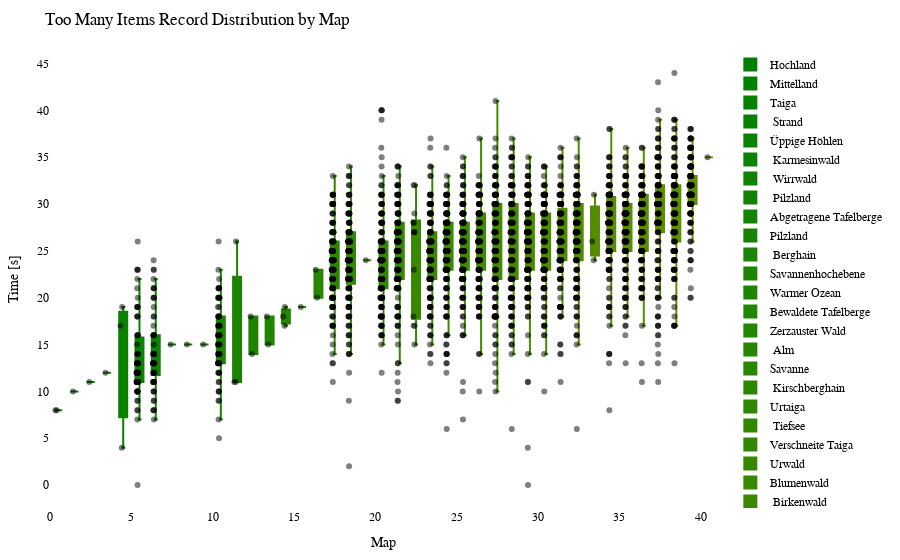

Write notebook code for a chart like this one.
### Code cell
import plotly.graph_objects as go
import plotly.io as pio

df = getRecordsDataframe(minigame="Sammelwahn")

# sort df columns by mean value 
df = df.reindex(df.mean().sort_values().index, axis=1)

# drop sum column
df = df.drop(columns=["Sum"])

# remove "Punkte" from all columns
df.columns = df.columns.str.replace('Punkte', '')

cmap = LinearSegmentedColormap.from_list("green_orange", ["green", "orange"])
colors = [to_hex(cmap(i / (num_columns - 1))) for i in range(num_columns)]

# Calculate the offset for centering the data points
num_columns = len(df.columns)
offset = 0.5

# Create a Swarm plot using Plotly
fig = go.Figure()

for i, (column, color) in enumerate(zip(df.columns, colors)):
    x_values = [i + offset] * len(df[column])  # Adjust x-values with offset for horizontal centering
    fig.add_trace(go.Box(x=x_values,
                         y=df[column],
                         name=column,
                         boxpoints='all',
                         pointpos=-0.5,  # Adjust point position to prevent overlapping
                         marker=dict(color='rgba(0,0,0,0.5)', size=6),  # Adjust marker color and size
                         line=dict(color=color),
                         fillcolor=color,
                         hovertext=df_to_html.index,
                         hoverinfo='name+text+y',
                         showlegend=True))

fig.update_layout(title="Too Many Items Record Distribution by Map",
                  xaxis=dict(title="Map"),
                  yaxis=dict(title="Time [s]"),
                  showlegend=True,
                  font=dict(family="Arial", size=12, color="black"),  # Customize font
                  plot_bgcolor="white",  # Set background color
                  margin=dict(l=50, r=50, t=50, b=50),  # Adjust margins for better layout
                  )

pio.show(fig)

pio.write_html(fig, "out/sammel_swarm_plot.html")

### Figure 1 — Plotly figure (JSON) as saved in the notebook; plotly's stock layout.template omitted (floating-point values rounded to 4 significant figures; data arrays with more than 128 entries replaced by an {"elided": "..."} marker saying what was removed)
{"data": [{"boxpoints": "all", "fillcolor": "#008000", "hoverinfo": "name+text+y", "hovertext": {"elided": "208 str values"}, "line": {"color": "#008000"}, "marker": {"color": "rgba(0,0,0,0.5)", "size": 6}, "name": "Hochland", "pointpos": -0.5, "showlegend": true, "type": "box", "x": {"elided": "194 float values"}, "y": {"elided": "194 int values"}}, {"boxpoints": "all", "fillcolor": "#028000", "hoverinfo": "name+text+y", "hovertext": {"elided": "208 str values"}, "line": {"color": "#028000"}, "marker": {"color": "rgba(0,0,0,0.5)", "size": 6}, "name": "Mittelland", "pointpos": -0.5, "showlegend": true, "type": "box", "x": {"elided": "194 float values"}, "y": {"elided": "194 int values"}}, {"boxpoints": "all", "fillcolor": "#058100", "hoverinfo": "name+text+y", "hovertext": {"elided": "208 str values"}, "line": {"color": "#058100"}, "marker": {"color": "rgba(0,0,0,0.5)", "size": 6}, "name": "Taiga", "pointpos": -0.5, "showlegend": true, "type": "box", "x": {"elided": "194 float values"}, "y": {"elided": "194 int values"}}, {"boxpoints": "all", "fillcolor": "#078100", "hoverinfo": "name+text+y", "hovertext": {"elided": "208 str values"}, "line": {"color": "#078100"}, "marker": {"color": "rgba(0,0,0,0.5)", "size": 6}, "name": " Strand", "pointpos": -0.5, "showlegend": true, "type": "box", "x": {"elided": "194 float values"}, "y": {"elided": "194 int values"}}, {"boxpoints": "all", "fillcolor": "#0a8100", "hoverinfo": "name+text+y", "hovertext": {"elided": "208 str values"}, "line": {"color": "#0a8100"}, "marker": {"color": "rgba(0,0,0,0.5)", "size": 6}, "name": "Üppige Höhlen", "pointpos": -0.5, "showlegend": true, "type": "box", "x": {"elided": "194 float values"}, "y": {"elided": "194 int values"}}, {"boxpoints": "all", "fillcolor": "#0c8200", "hoverinfo": "name+text+y", "hovertext": {"elided": "208 str values"}, "line": {"color": "#0c8200"}, "marker": {"color": "rgba(0,0,0,0.5)", "size": 6}, "name": " Karmesinwald", "pointpos": -0.5, "showlegend": true, "type": "box", "x": {"elided": "194 float values"}, "y": {"elided": "194 int values"}}, {"boxpoints": "all", "fillcolor": "#0f8200", "hoverinfo": "name+text+y", "hovertext": {"elided": "208 str values"}, "line": {"color": "#0f8200"}, "marker": {"color": "rgba(0,0,0,0.5)", "size": 6}, "name": " Wirrwald", "pointpos": -0.5, "showlegend": true, "type": "box", "x": {"elided": "194 float values"}, "y": {"elided": "194 int values"}}, {"boxpoints": "all", "fillcolor": "#118200", "hoverinfo": "name+text+y", "hovertext": {"elided": "208 str values"}, "line": {"color": "#118200"}, "marker": {"color": "rgba(0,0,0,0.5)", "size": 6}, "name": " Pilzland", "pointpos": -0.5, "showlegend": true, "type": "box", "x": {"elided": "194 float values"}, "y": {"elided": "194 int values"}}, {"boxpoints": "all", "fillcolor": "#148300", "hoverinfo": "name+text+y", "hovertext": {"elided": "208 str values"}, "line": {"color": "#148300"}, "marker": {"color": "rgba(0,0,0,0.5)", "size": 6}, "name": "Abgetragene Tafelberge", "pointpos": -0.5, "showlegend": true, "type": "box", "x": {"elided": "194 float values"}, "y": {"elided": "194 int values"}}, {"boxpoints": "all", "fillcolor": "#178300", "hoverinfo": "name+text+y", "hovertext": {"elided": "208 str values"}, "line": {"color": "#178300"}, "marker": {"color": "rgba(0,0,0,0.5)", "size": 6}, "name": "Pilzland", "pointpos": -0.5, "showlegend": true, "type": "box", "x": {"elided": "194 float values"}, "y": {"elided": "194 int values"}}, {"boxpoints": "all", "fillcolor": "#198400", "hoverinfo": "name+text+y", "hovertext": {"elided": "208 str values"}, "line": {"color": "#198400"}, "marker": {"color": "rgba(0,0,0,0.5)", "size": 6}, "name": " Berghain", "pointpos": -0.5, "showlegend": true, "type": "box", "x": {"elided": "194 float values"}, "y": {"elided": "194 int values"}}, {"boxpoints": "all", "fillcolor": "#1c8400", "hoverinfo": "name+text+y", "hovertext": {"elided": "208 str values"}, "line": {"color": "#1c8400"}, "marker": {"color": "rgba(0,0,0,0.5)", "size": 6}, "name": "Savannenhochebene", "pointpos": -0.5, "showlegend": true, "type": "box", "x": {"elided": "194 float values"}, "y": {"elided": "194 int values"}}, {"boxpoints": "all", "fillcolor": "#1e8400", "hoverinfo": "name+text+y", "hovertext": {"elided": "208 str values"}, "line": {"color": "#1e8400"}, "marker": {"color": "rgba(0,0,0,0.5)", "size": 6}, "name": "Warmer Ozean", "pointpos": -0.5, "showlegend": true, "type": "box", "x": {"elided": "194 float values"}, "y": {"elided": "194 int values"}}, {"boxpoints": "all", "fillcolor": "#218500", "hoverinfo": "name+text+y", "hovertext": {"elided": "208 str values"}, "line": {"color": "#218500"}, "marker": {"color": "rgba(0,0,0,0.5)", "size": 6}, "name": "Bewaldete Tafelberge", "pointpos": -0.5, "showlegend": true, "type": "box", "x": {"elided": "194 float values"}, "y": {"elided": "194 int values"}}, {"boxpoints": "all", "fillcolor": "#238500", "hoverinfo": "name+text+y", "hovertext": {"elided": "208 str values"}, "line": {"color": "#238500"}, "marker": {"color": "rgba(0,0,0,0.5)", "size": 6}, "name": "Zerzauster Wald", "pointpos": -0.5, "showlegend": true, "type": "box", "x": {"elided": "194 float values"}, "y": {"elided": "194 int values"}}, {"boxpoints": "all", "fillcolor": "#268600", "hoverinfo": "name+text+y", "hovertext": {"elided": "208 str values"}, "line": {"color": "#268600"}, "marker": {"color": "rgba(0,0,0,0.5)", "size": 6}, "name": " Alm", "pointpos": -0.5, "showlegend": true, "type": "box", "x": {"elided": "194 float values"}, "y": {"elided": "194 int values"}}, {"boxpoints": "all", "fillcolor": "#288600", "hoverinfo": "name+text+y", "hovertext": {"elided": "208 str values"}, "line": {"color": "#288600"}, "marker": {"color": "rgba(0,0,0,0.5)", "size": 6}, "name": "Savanne", "pointpos": -0.5, "showlegend": true, "type": "box", "x": {"elided": "194 float values"}, "y": {"elided": "194 int values"}}, {"boxpoints": "all", "fillcolor": "#2b8600", "hoverinfo": "name+text+y", "hovertext": {"elided": "208 str values"}, "line": {"color": "#2b8600"}, "marker": {"color": "rgba(0,0,0,0.5)", "size": 6}, "name": " Kirschberghain", "pointpos": -0.5, "showlegend": true, "type": "box", "x": {"elided": "194 float values"}, "y": {"elided": "194 int values"}}, {"boxpoints": "all", "fillcolor": "#2e8700", "hoverinfo": "name+text+y", "hovertext": {"elided": "208 str values"}, "line": {"color": "#2e8700"}, "marker": {"color": "rgba(0,0,0,0.5)", "size": 6}, "name": "Urtaiga", "pointpos": -0.5, "showlegend": true, "type": "box", "x": {"elided": "194 float values"}, "y": {"elided": "194 int values"}}, {"boxpoints": "all", "fillcolor": "#308700", "hoverinfo": "name+text+y", "hovertext": {"elided": "208 str values"}, "line": {"color": "#308700"}, "marker": {"color": "rgba(0,0,0,0.5)", "size": 6}, "name": " Tiefsee", "pointpos": -0.5, "showlegend": true, "type": "box", "x": {"elided": "194 float values"}, "y": {"elided": "194 int values"}}, {"boxpoints": "all", "fillcolor": "#338700", "hoverinfo": "name+text+y", "hovertext": {"elided": "208 str values"}, "line": {"color": "#338700"}, "marker": {"color": "rgba(0,0,0,0.5)", "size": 6}, "name": "Verschneite Taiga", "pointpos": -0.5, "showlegend": true, "type": "box", "x": {"elided": "194 float values"}, "y": {"elided": "194 int values"}}, {"boxpoints": "all", "fillcolor": "#358800", "hoverinfo": "name+text+y", "hovertext": {"elided": "208 str values"}, "line": {"color": "#358800"}, "marker": {"color": "rgba(0,0,0,0.5)", "size": 6}, "name": "Urwald", "pointpos": -0.5, "showlegend": true, "type": "box", "x": {"elided": "194 float values"}, "y": {"elided": "194 int values"}}, {"boxpoints": "all", "fillcolor": "#388800", "hoverinfo": "name+text+y", "hovertext": {"elided": "208 str values"}, "line": {"color": "#388800"}, "marker": {"color": "rgba(0,0,0,0.5)", "size": 6}, "name": "Blumenwald", "pointpos": -0.5, "showlegend": true, "type": "box", "x": {"elided": "194 float values"}, "y": {"elided": "194 int values"}}, {"boxpoints": "all", "fillcolor": "#3a8800", "hoverinfo": "name+text+y", "hovertext": {"elided": "208 str values"}, "line": {"color": "#3a8800"}, "marker": {"color": "rgba(0,0,0,0.5)", "size": 6}, "name": " Birkenwald", "pointpos": -0.5, "showlegend": true, "type": "box", "x": {"elided": "194 float values"}, "y": {"elided": "194 int values"}}, {"boxpoints": "all", "fillcolor": "#3d8900", "hoverinfo": "name+text+y", "hovertext": {"elided": "208 str values"}, "line": {"color": "#3d8900"}, "marker": {"color": "rgba(0,0,0,0.5)", "size": 6}, "name": " Sumpf", "pointpos": -0.5, "showlegend": true, "type": "box", "x": {"elided": "194 float values"}, "y": {"elided": "194 int values"}}, {"boxpoints": "all", "fillcolor": "#408900", "hoverinfo": "name+text+y", "hovertext": {"elided": "208 str values"}, "line": {"color": "#408900"}, "marker": {"color": "rgba(0,0,0,0.5)", "size": 6}, "name": " Bambusdschungel", "pointpos": -0.5, "showlegend": true, "type": "box", "x": {"elided": "194 float values"}, "y": {"elided": "194 int values"}}, {"boxpoints": "all", "fillcolor": "#428a00", "hoverinfo": "name+text+y", "hovertext": {"elided": "208 str values"}, "line": {"color": "#428a00"}, "marker": {"color": "rgba(0,0,0,0.5)", "size": 6}, "name": "Zerzauste Hügel", "pointpos": -0.5, "showlegend": true, "type": "box", "x": {"elided": "194 float values"}, "y": {"elided": "194 int values"}}, {"boxpoints": "all", "fillcolor": "#458a00", "hoverinfo": "name+text+y", "hovertext": {"elided": "208 str values"}, "line": {"color": "#458a00"}, "marker": {"color": "rgba(0,0,0,0.5)", "size": 6}, "name": "Verschneite Ebene", "pointpos": -0.5, "showlegend": true, "type": "box", "x": {"elided": "194 float values"}, "y": {"elided": "194 int values"}}, {"boxpoints": "all", "fillcolor": "#478a00", "hoverinfo": "name+text+y", "hovertext": {"elided": "208 str values"}, "line": {"color": "#478a00"}, "marker": {"color": "rgba(0,0,0,0.5)", "size": 6}, "name": " Taiga", "pointpos": -0.5, "showlegend": true, "type": "box", "x": {"elided": "194 float values"}, "y": {"elided": "194 int values"}}, {"boxpoints": "all", "fillcolor": "#4a8b00", "hoverinfo": "name+text+y", "hovertext": {"elided": "208 str values"}, "line": {"color": "#4a8b00"}, "marker": {"color": "rgba(0,0,0,0.5)", "size": 6}, "name": " Dschungel", "pointpos": -0.5, "showlegend": true, "type": "box", "x": {"elided": "194 float values"}, "y": {"elided": "194 int values"}}, {"boxpoints": "all", "fillcolor": "#4c8b00", "hoverinfo": "name+text+y", "hovertext": {"elided": "208 str values"}, "line": {"color": "#4c8b00"}, "marker": {"color": "rgba(0,0,0,0.5)", "size": 6}, "name": "Zerzauste Savanne", "pointpos": -0.5, "showlegend": true, "type": "box", "x": {"elided": "194 float values"}, "y": {"elided": "194 int values"}}, {"boxpoints": "all", "fillcolor": "#4f8b00", "hoverinfo": "name+text+y", "hovertext": {"elided": "208 str values"}, "line": {"color": "#4f8b00"}, "marker": {"color": "rgba(0,0,0,0.5)", "size": 6}, "name": " Wald", "pointpos": -0.5, "showlegend": true, "type": "box", "x": {"elided": "194 float values"}, "y": {"elided": "194 int values"}}, {"boxpoints": "all", "fillcolor": "#518c00", "hoverinfo": "name+text+y", "hovertext": {"elided": "208 str values"}, "line": {"color": "#518c00"}, "marker": {"color": "rgba(0,0,0,0.5)", "size": 6}, "name": " Savannenhochebene", "pointpos": -0.5, "showlegend": true, "type": "box", "x": {"elided": "194 float values"}, "y": {"elided": "194 int values"}}, {"boxpoints": "all", "fillcolor": "#548c00", "hoverinfo": "name+text+y", "hovertext": {"elided": "208 str values"}, "line": {"color": "#548c00"}, "marker": {"color": "rgba(0,0,0,0.5)", "size": 6}, "name": " Sonnenblumenebene", "pointpos": -0.5, "showlegend": true, "type": "box", "x": {"elided": "194 float values"}, "y": {"elided": "194 int values"}}, {"boxpoints": "all", "fillcolor": "#578d00", "hoverinfo": "name+text+y", "hovertext": {"elided": "208 str values"}, "line": {"color": "#578d00"}, "marker": {"color": "rgba(0,0,0,0.5)", "size": 6}, "name": "Lichter Dschungel", "pointpos": -0.5, "showlegend": true, "type": "box", "x": {"elided": "194 float values"}, "y": {"elided": "194 int values"}}, {"boxpoints": "all", "fillcolor": "#598d00", "hoverinfo": "name+text+y", "hovertext": {"elided": "208 str values"}, "line": {"color": "#598d00"}, "marker": {"color": "rgba(0,0,0,0.5)", "size": 6}, "name": "Dichter Wald", "pointpos": -0.5, "showlegend": true, "type": "box", "x": {"elided": "194 float values"}, "y": {"elided": "194 int values"}}, {"boxpoints": "all", "fillcolor": "#5c8d00", "hoverinfo": "name+text+y", "hovertext": {"elided": "208 str values"}, "line": {"color": "#5c8d00"}, "marker": {"color": "rgba(0,0,0,0.5)", "size": 6}, "name": "Sonnenblumenebene", "pointpos": -0.5, "showlegend": true, "type": "box", "x": {"elided": "194 float values"}, "y": {"elided": "194 int values"}}, {"boxpoints": "all", "fillcolor": "#5e8e00", "hoverinfo": "name+text+y", "hovertext": {"elided": "208 str values"}, "line": {"color": "#5e8e00"}, "marker": {"color": "rgba(0,0,0,0.5)", "size": 6}, "name": " Savanne", "pointpos": -0.5, "showlegend": true, "type": "box", "x": {"elided": "194 float values"}, "y": {"elided": "194 int values"}}, {"boxpoints": "all", "fillcolor": "#618e00", "hoverinfo": "name+text+y", "hovertext": {"elided": "208 str values"}, "line": {"color": "#618e00"}, "marker": {"color": "rgba(0,0,0,0.5)", "size": 6}, "name": " Ebene", "pointpos": -0.5, "showlegend": true, "type": "box", "x": {"elided": "194 float values"}, "y": {"elided": "194 int values"}}, {"boxpoints": "all", "fillcolor": "#638e00", "hoverinfo": "name+text+y", "hovertext": {"elided": "208 str values"}, "line": {"color": "#638e00"}, "marker": {"color": "rgba(0,0,0,0.5)", "size": 6}, "name": " Blumenwald", "pointpos": -0.5, "showlegend": true, "type": "box", "x": {"elided": "194 float values"}, "y": {"elided": "194 int values"}}, {"boxpoints": "all", "fillcolor": "#668f00", "hoverinfo": "name+text+y", "hovertext": {"elided": "208 str values"}, "line": {"color": "#668f00"}, "marker": {"color": "rgba(0,0,0,0.5)", "size": 6}, "name": " Tropfsteinhöhlen", "pointpos": -0.5, "showlegend": true, "type": "box", "x": {"elided": "194 float values"}, "y": {"elided": "194 int values"}}], "layout": {"font": {"color": "black", "family": "Arial", "size": 12}, "margin": {"b": 50, "l": 50, "r": 50, "t": 50}, "plot_bgcolor": "white", "showlegend": true, "title": {"text": "Too Many Items Record Distribution by Map"}, "xaxis": {"title": {"text": "Map"}}, "yaxis": {"title": {"text": "Time [s]"}}}}
